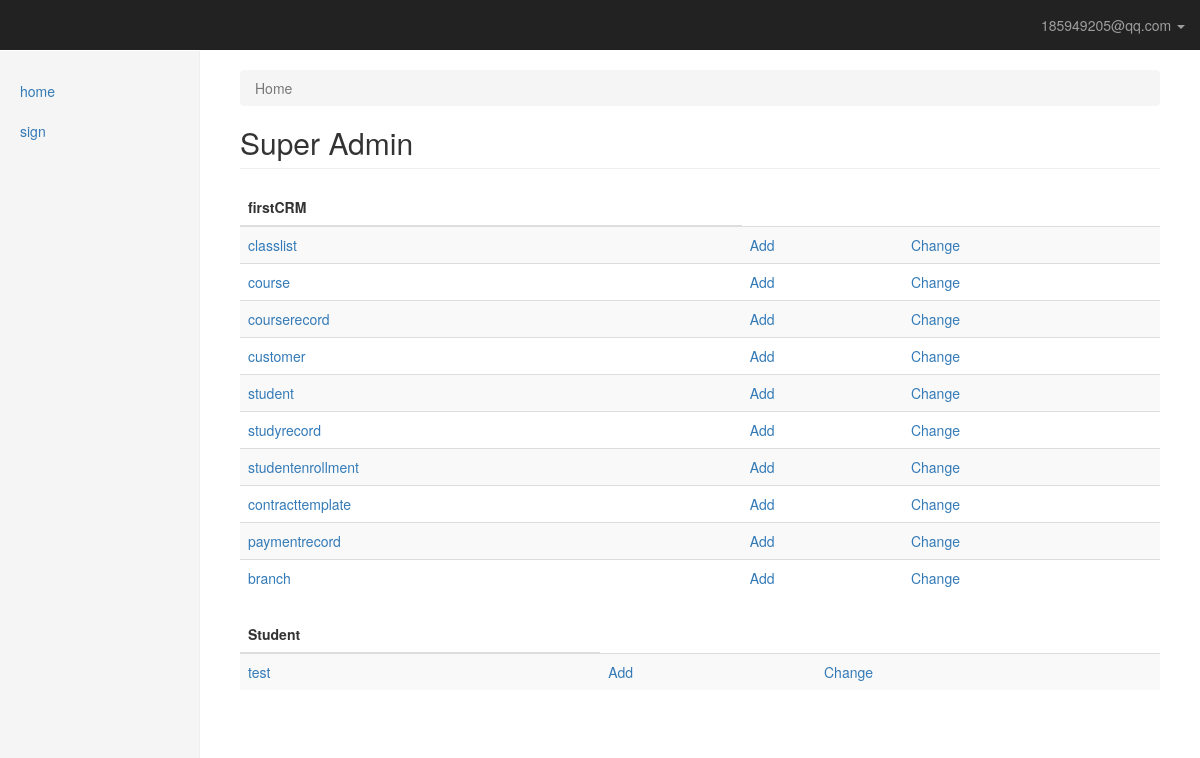
/superadmin/ (signed in), run on the app's committed database.
### UserManager/models.py (models this page shows, shortened)
class MyUser(AbstractBaseUser, PermissionsMixin):
    email = models.EmailField(
        verbose_name='email address',
        max_length=255,
        unique=True,
    )
    name = models.CharField(max_length=64)
    is_active = models.BooleanField(default=True)
    is_admin = models.BooleanField(default=False)
    is_staff = models.BooleanField(default=True)
    role = models.ManyToManyField('Role', blank=True)
    objects = MyUserManager()
    USERNAME_FIELD = 'email'
    REQUIRED_FIELDS = ['name']
    def __str__(self):
        return self.email
    class Meta:
        permissions = (
            ('firstCRM_table_list', '可以查看kingadmin每张表里所有的数据'),
            ('firstCRM_table_list_view', '可以访问kingadmin表里每条数据的修改页'),
            ('firstCRM_table_list_change', '可以对kingadmin表里的每条数据进行修改'),
            ('firstCRM_table_obj_add', '可以对kingadmin每张表进行数据添加'),
        )

class Menus(models.Model):
    name = models.CharField(max_length=64)
    url_type_choices = ((0, 'absolute'), (1, 'dynamic'))
    url_type = models.SmallIntegerField(choices=url_type_choices, default=0)
    url_name = models.CharField(max_length=128)
    class Meta:
        unique_together = ('name', 'url_name')

### SuperAdmin/views.py (the view)
# urls.py: path('', views.index, name='index'),
@login_required
def index(request):
    return render(request, 'SuperAdmin/superadmin_index.html', {'site': site})

### templates/SuperAdmin/superadmin_index.html (shortened to what this page needs)
{% extends 'superadmin/index.html' %}
{% block  right-content-container %}
<h2 class="page-header">Super Admin</h2>
<div>
    {% for appname, modelsname in site.display.items %}
        <table class="table table-striped">
            <thead>
                <tr>
                    <th>{{ appname }}</th>
                </tr>
            </thead>
            <tbody>
                {% for model in modelsname %}
                    <tr>
                        <td><a href="{% url 'table_list' appname model %}">{{ model }}</a></td>
                        <td><a href="{% url 'obj_add' appname model %}">Add</a></td>
                        <td><a href="{% url 'table_list' appname model %}">Change</a></td>
                    </tr>
                {% endfor %}
            </tbody>
        </table>
    {% endfor %}
</div>
{% endblock %}

### templates/SuperAdmin/index.html (shortened to what this page needs)
{% extends 'SuperAdmin/base.html' %}
{% block body %}
<nav class="navbar navbar-inverse navbar-fixed-top">
  <div class="container-fluid">
    <div class="navbar-header">
      <a class="navbar-brand" href="#">{% block pro_name %}{% endblock %}</a>
    </div>
    <div id="navbar" class="navbar-collapse collapse">
      <ul class="nav navbar-nav navbar-right">
        <li class="dropdown ">
          <a href="#" class="dropdown-toggle" data-toggle="dropdown" role="button" >{{ request.user }} <span class="caret"></span></a>
        </li>
      </ul>
    </div>
  </div>
</nav>
<div class="container-fluid">
  <div class="row">
    <div class="col-sm-3 col-md-2 sidebar">
      <ul class="nav nav-sidebar">
        {% for role in  request.user.role.select_related %}
            {% for menu in role.menus.select_related %}
                <li><a href="{% if menu.url_type == 0 %}{{ menu.url_name }}{% else %}{% url menu.url_name %}{% endif %}">{{ menu.name }}</a></li>
             {% endfor %}
         {% endfor %}
      </ul>
    </div>
    <div class="col-sm-9 col-sm-offset-3 col-md-10 col-md-offset-2 main">
      {% block  direct %}
        <ol class="breadcrumb">
            <li class="active" >Home</li>
        </ol>
     {% endblock %}
      {% block  right-content-container %}{% endblock %}
    </div>
  </div>
</div>
{% endblock %}

### statics/css/dashboard.css (style rules this page uses)
body { padding-top: 50px; }
.navbar-fixed-top { border: 0; }
.sidebar { display: none; }
@media (min-width: 768px) { .sidebar { position: fixed; top: 51px; bottom: 0; left: 0; z-index: 1000; display: block; padding: 20px; overflow-x: hidden; overflow-y: auto; background-color: #f5f5f5; border-right: 1px solid #eee; } }
.nav-sidebar { margin-right: -21px; margin-bottom: 20px; margin-left: -20px; }
.nav-sidebar > li > a { padding-right: 20px; padding-left: 20px; }
.main { padding: 20px; }
@media (min-width: 768px) { .main { padding-right: 40px; padding-left: 40px; } }
.main .page-header { margin-top: 0; }

### data on the page
MyUser: user "185949205@qq.com"
Menus: name "home"
Menus: name "sign"

### other printed values
{{ appname }} "firstCRM" "Student"
{{ model }} "classlist" "course" "courserecord" "customer" "student" "studyrecord" "studentenrollment" "contracttemplate" "paymentrecord" "branch" "test"
